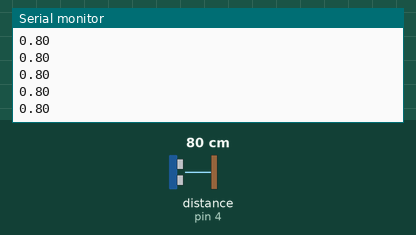
The sketch below on a simulated Arduino Uno, built with avr-gcc and run on an emulated ATmega328P. Parts: the last lines printed to the serial monitor. Wiring (inferred from the names in the program): ultrasonic range finder: trigger pin 3; echo pin 4. Inputs (shaded band) come from the test bench; at power-on: distance to the obstacle (sensor on pin 4) 80 cm. The echo pulse lasts 58.3 µs per cm.

Above: at 1.2 s.
1.3 s: distance to the obstacle (sensor on pin 4) set to 2 cm
At 1.9 s:
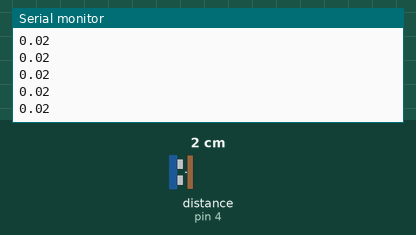
2.8 s: distance to the obstacle (sensor on pin 4) set to 4 cm
At 3.4 s:
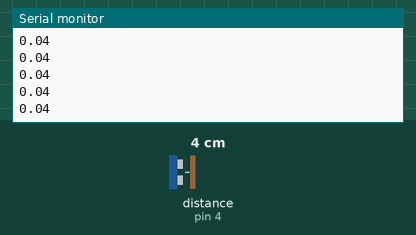
Timing chart, 0 to 5.8 s (numbered marks = the images above; inputs shaded):
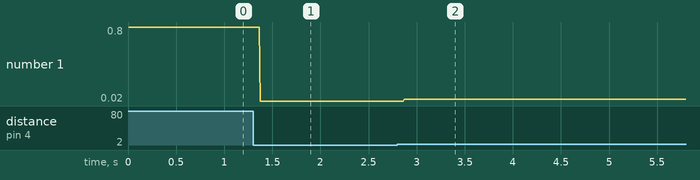

Measured:
- after the input at 1.3 s, the serial monitor: prints a new line after 0.07 s (image 1)
- after the input at 2.8 s, the serial monitor: prints a new line after 0.07 s (image 2)
- plotted number 1: 0.8 → 0.02 after the input at 1.3 s, 0.02 → 0.04 after the input at 2.8 s

The sketch:

Calibrate.ino
```cpp
/*

*/
const int trigPin = 3;
const int echoPin = 4;
long duration;

void setup()
{
  //setup code here, runs once
  pinMode(trigPin, OUTPUT);
  pinMode(echoPin, INPUT);
  Serial.begin(9600);
}

void loop()
{
  // main code, runs repeatedly
  digitalWrite(trigPin, LOW);
  delayMicroseconds(2);
  //send a 10 second high pulse
  digitalWrite(trigPin, HIGH);
  delayMicroseconds(10);
  digitalWrite(trigPin, LOW);
  //store the high pulse's duration
  duration = pulseIn(echoPin, HIGH);
  double distance = (double)duration * 345 / 2 / 1000000;
  Serial.println(distance); // in meters
}

// @param microseconds a number of microseconds
// @return the conversion of the provided microseconds into a distance

const double distance(const long microseconds)
{
// Initialize m and b to their respective values in the formula, y = mx + b.
// y = distance, x = time (in microseconds).
const double m = 0.8799510004;
const double b = 0.004083299306;
return m * microseconds + b;
}

// blutooth setup

//#include <SoftwareSerial.h>
//char Incoming_value = 0;

//SoftwareSerial mySerial(3,4);//Variabe for storing Incoming_value

//oid setup()
//{
 // Serial.begin(9600);//Sets the baud rate for serial data transmission
//}
//void loop()
//{
 // if(Serial.available() > 0)
 // {
  //  float val = 30.00;
  //  char cmd = Serial.read();
  //  if (cmd == 's')
   // {
   //   Serial.println(val);
   //   delay(100);
  //  }
 // }
//}
```
